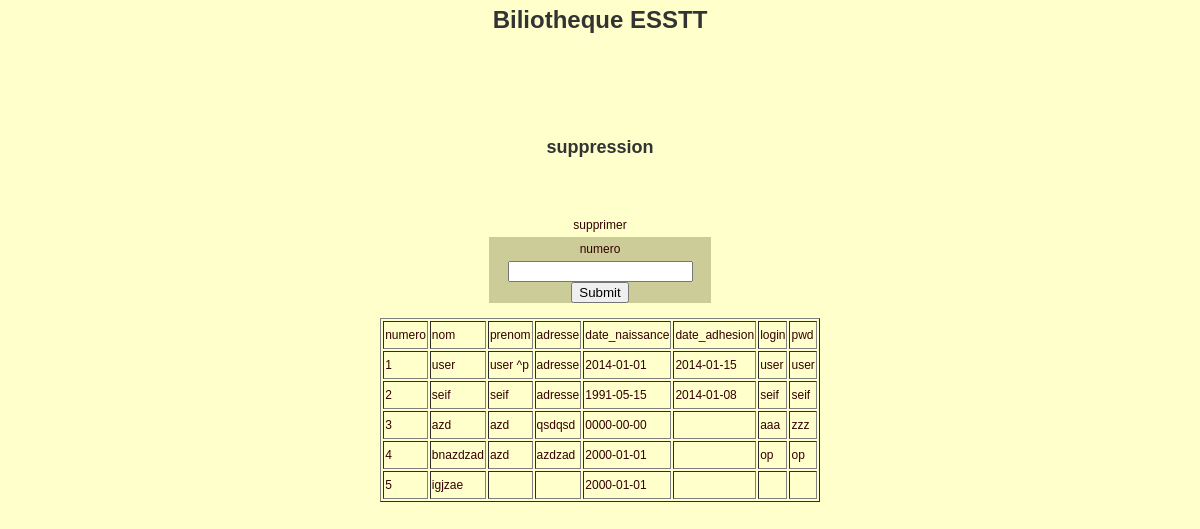
Screenshot of /BIBLIOTHEQUE/supp.php with the database file from the repository.
### tables this page shows
CREATE TABLE IF NOT EXISTS `lecteurs` (
  `numero` int(11) NOT NULL AUTO_INCREMENT,
  `nom` varchar(45) DEFAULT NULL,
  `prenom` varchar(45) DEFAULT NULL,
  `adresse` varchar(255) DEFAULT NULL,
  `datenaisse` date DEFAULT NULL,
  `dateadhesion` date DEFAULT NULL,
  `login` varchar(27) NOT NULL,
  `pwd` varchar(20) NOT NULL,
  PRIMARY KEY (`numero`)
);

### BIBLIOTHEQUE/supp.php (the view, shortened to what this page needs)
<html>
<head>
</head>
<body>
<center>
<h1>Biliotheque ESSTT</h1>
<div><br /><br /><br />
</div>
<div>
<h2>suppression</h2>
<p>&nbsp;</p>
<table><tr><td width="222"><center>
supprimer <form method="POST" action="suppcode.php" name="f">numero
<input type="text" name="idlect" ><input type="submit">
</form>
</center></td>
</tr></table>
<table width="2" border="1">
<tr><td>numero </td><td>nom </td><td> prenom</td><td> adresse</td><td> date_naissance</td><td> date_adhesion</td><td>login</td><td> pwd</td></tr>
<?php
$sql = "SELECT * FROM lecteurs";
$req = mysql_query($sql) or die('Erreur SQL !<br>'.$sql.'<br>'.mysql_error());
while($data = mysql_fetch_array($req))
    {
    echo'<tr><td>' .$data['numero']. '</td><td>' .$data['nom']. '</td><td>' .$data['prenom'].'</td><td>' .$data['adresse'].'</td><td>' .$data['datenaisse'].'</td><td>' .$data['dateadhesion'].'</td><td>' .$data['login'].'</td><td>' .$data['pwd']. '</td></tr>';
	}
?>
</table>
</div>
</center>
</body>
</html>

### BIBLIOTHEQUE/supp.php (style rules this page uses)
body { background-color: #FFFFCC; font-family: Arial, Helvetica, sans-serif; font-size: 12px; line-height: 24px; color: #333333; }
td, th { font-family: Arial, Helvetica, sans-serif; font-size: 12px; line-height: 24px; color: #330000; }
form { background-color: #CCCC99; }

### rows the page displays
lecteurs: numero "1", nom "user", prenom "user ^p", adresse "adresse", datenaisse "2014-01-01", dateadhesion "2014-01-15", login "user", pwd "user"
lecteurs: numero "2", nom "seif", prenom "seif", adresse "adresse", datenaisse "1991-05-15", dateadhesion "2014-01-08", login "seif", pwd "seif"
lecteurs: numero "3", nom "azd", prenom "azd", adresse "qsdqsd", datenaisse "0000-00-00", login "aaa", pwd "zzz"
lecteurs: numero "4", nom "bnazdzad", prenom "azd", adresse "azdzad", datenaisse "2000-01-01", login "op", pwd "op"
lecteurs: numero "5", nom "igjzae", datenaisse "2000-01-01"
